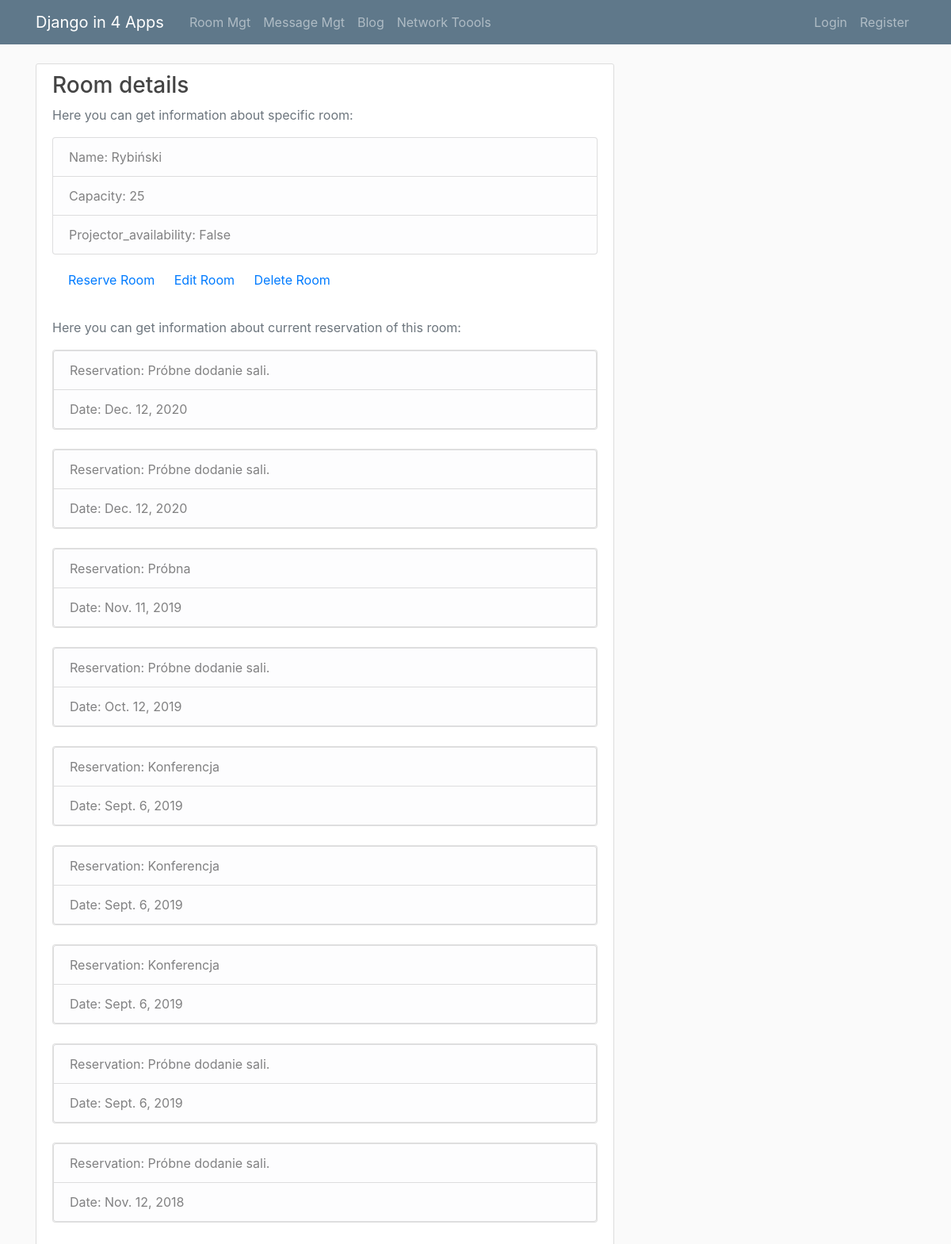
The app's page /roomsmgt/room/5 with its own data.
### Workshop_RoomsMgt/models.py (models this page shows, shortened)
class Room(models.Model):
    name = models.CharField(
        verbose_name='Name',
        max_length=64
    )
    capacity = models.SmallIntegerField(
        verbose_name='Capacity'
    )
    projector_availability = models.BooleanField(
        verbose_name='Projector availability',
        default=True
    )

class Reservation(models.Model):
    date = models.DateField(
        verbose_name='Date',
    )
    comment = models.CharField(
        verbose_name='Comment',
        max_length=128
    )
    rooms = models.ForeignKey(
        Room,
        verbose_name="Rooms",
        on_delete=models.CASCADE,
        related_name='Rooms'
    )

### Workshop_RoomsMgt/views.py (the view)
# urls.py: path('room/<int:pk>', room_detail, name="room"),
def room_detail(request, pk):
    if request.method == 'GET':
        context = {
            'Room': Room.objects.get(pk=pk),
            'Reservation': Reservation.objects.filter(rooms=Room.objects.get(pk=pk)).order_by('-date')
        }
        return render(request, 'Workshop_RoomsMgt/room_detail.html', context)

### Workshop_RoomsMgt/templates/Workshop_RoomsMgt/room_detail.html
{% extends "Workshop_RoomsMgt/base.html" %}
{% load crispy_forms_tags %}
{% block content %}
        <div class="col-md-24">
          <div class="content-section">
            <h3>Room details</h3>
            <p class='text-muted'>Here you can get information about specific room:
              <ul class="list-group">
                <li class="list-group-item list-group-item-light">Name: {{ Room.name }}</li>
                <li class="list-group-item list-group-item-light">Capacity: {{ Room.capacity }}</li>
                <li class="list-group-item list-group-item-light">Projector_availability: {{ Room.projector_availability }}</li>
              </ul>
              <div class="card-body">
                    <a href="reservation/{{ Room.pk }}" class="card-link">Reserve Room</a>
                    <a href="modify/{{ Room.pk }}" class="card-link">Edit Room</a>
                    <a href="delete/{{ Room.pk }}" class="card-link">Delete Room</a>
              </div>
            </p>
              <p class='text-muted'>Here you can get information about current reservation of this room:
              {% for r in Reservation %}
              <ul class="list-group">
                <div class="card mb-4" style="width: 43rem;">
                <li class="list-group-item list-group-item-light">Reservation: {{ r.comment }}</li>
                <li class="list-group-item list-group-item-light">Date: {{ r.date }}</li>
                </div>
              </ul>
               {% endfor %}
              </p>
          </div>
        </div>
      </div>
    </main>
{% endblock %}

### Workshop_RoomsMgt/static/Workshop_RoomsMgt/main.css (style rules this page uses)
body { background: #fafafa; color: #333333; margin-top: 5rem; }
h1, h2, h3, h4, h5, h6 { color: #444444; }
ul { margin: 0; }
.content-section { background: #ffffff; padding: 10px 20px; border: 1px solid #dddddd; border-radius: 3px; margin-bottom: 20px; }

### records on screen
Room: name "Rybiński", capacity "25", projector_availability "False"
Reservation: comment "Próbne dodanie sali.", date "Dec. 12, 2020"
Reservation: comment "Próbne dodanie sali.", date "Dec. 12, 2020"
Reservation: comment "Próbna", date "Nov. 11, 2019"
Reservation: comment "Próbne dodanie sali.", date "Oct. 12, 2019"
Reservation: comment "Konferencja", date "Sept. 6, 2019"
Reservation: comment "Konferencja", date "Sept. 6, 2019"
Reservation: comment "Konferencja", date "Sept. 6, 2019"
Reservation: comment "Próbne dodanie sali.", date "Sept. 6, 2019"
Reservation: comment "Próbne dodanie sali.", date "Nov. 12, 2018"
